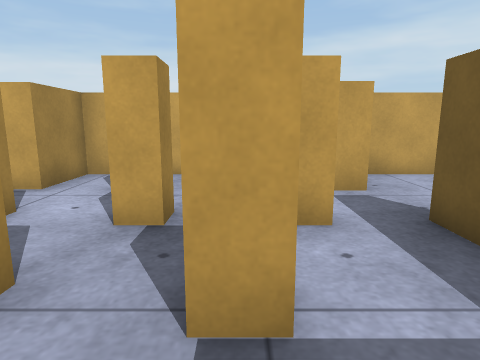
view 1 (above)

20 first-person views from a walk through a scene from a Unity 3-D project. The camera is 0.59 m above the floor, tilts 10° down and sees 75° across. The floor is counted in squares, 0.5 m on a side. Each view is taken from the middle of a square. On the plan, view 1 faces up. The plan holds only what a view shows up to about 13 squares ahead; the rest is blank. The player is left out. Surface patterns are stand-ins for the level's own textures.

view 2
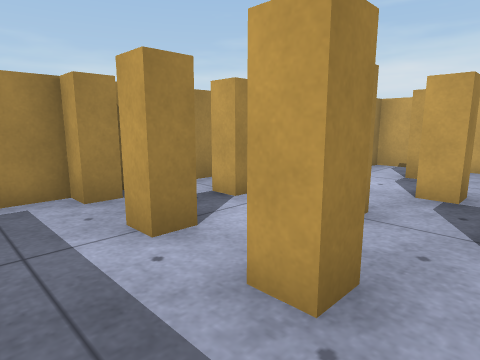

view 3
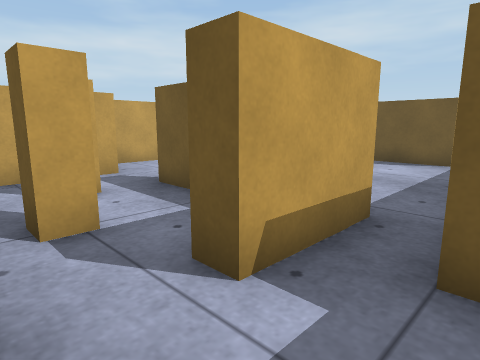

view 4
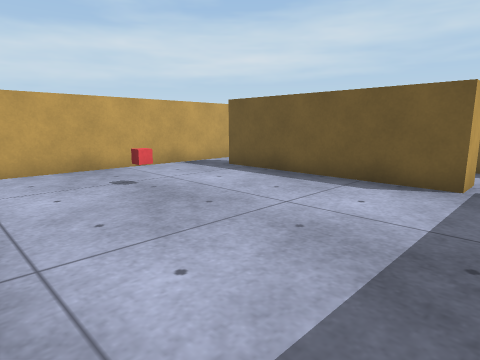

view 5
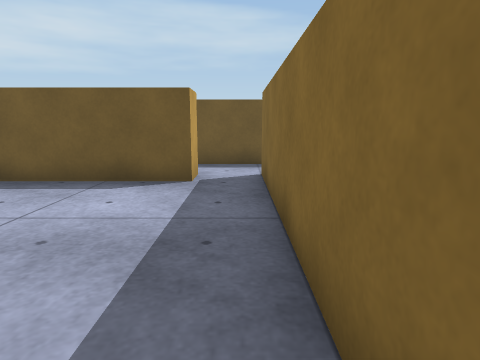

view 6
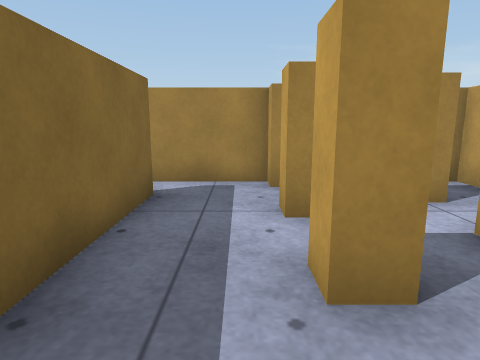

view 7
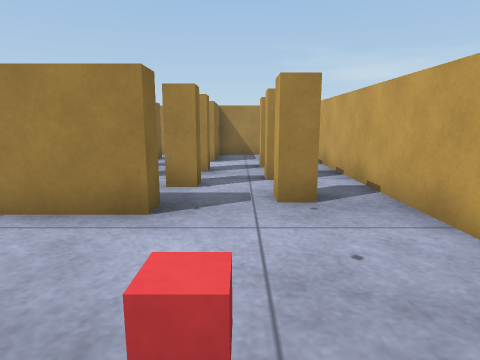

view 8
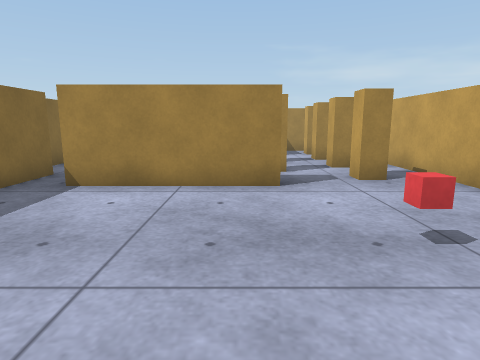

view 9
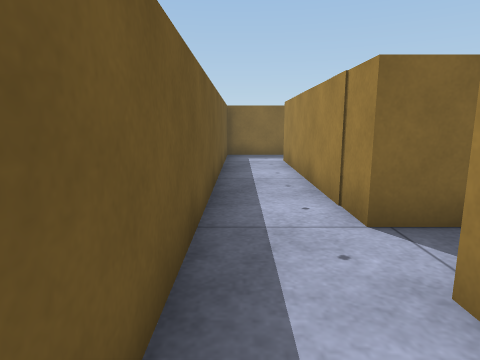

view 10
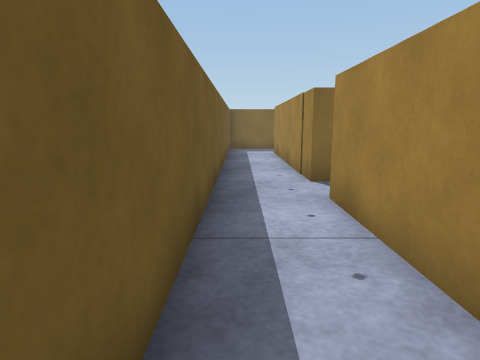

view 11
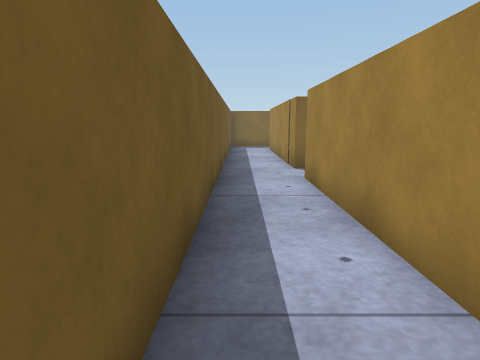

view 12
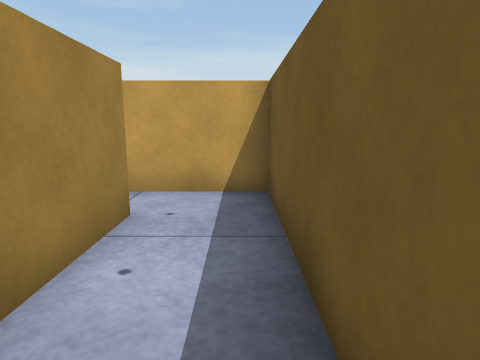

view 13
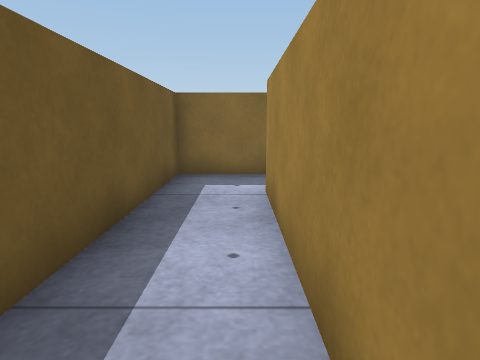

view 14
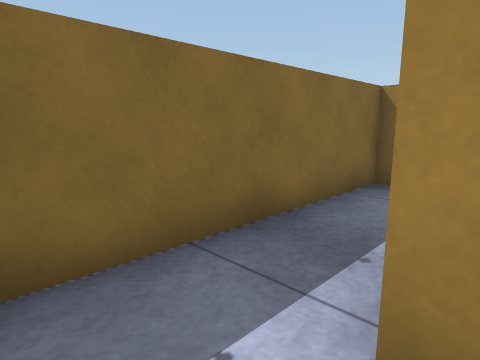

view 15
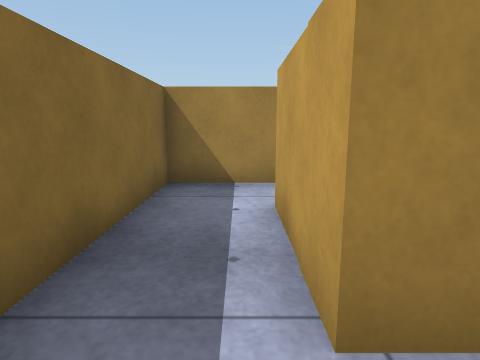

view 16
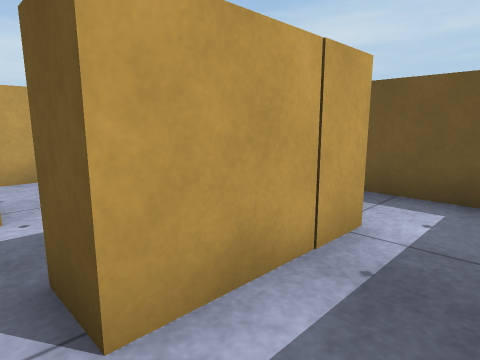

view 17
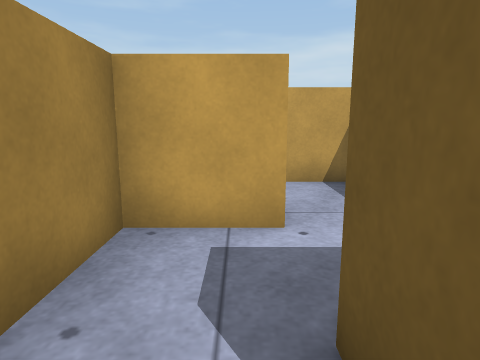

view 18
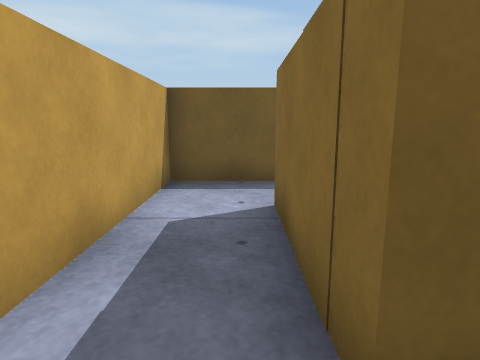

view 19
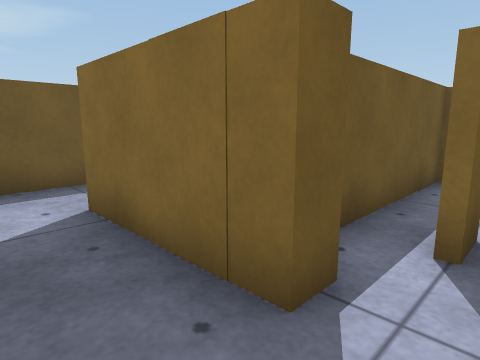

view 20
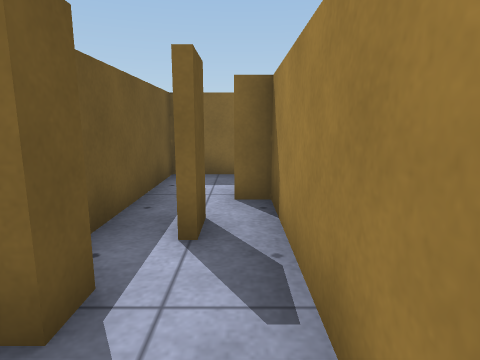

### Floor plan
Points are (right, up) in squares from view 1. A wall is a line through its corners. A room is listed if a view was taken in it or the views show most of it. See-through windows are left out.
Room 1 (views 1, 2, 3, 4, 5, 6, 7, 8)
walls: (2.4, 2.6) (2.4, 3.8) (3, 3.8) (3, -0.4) (0.6, -0.4) (0.6, 0.2); (2.3, 6.2) (2.3, 5.6) (1.6, 5.6); (0.5, 4.2) (1.1, 4.2) (1.1, 3.6) (0.6, 3.6); (0.4, 1.6) (-0.3, 1.6) (-0.3, 2.2); (0.3, 6.1) (0.3, 5.6) (-0.4, 5.6); (1.5, -1.5) (10.5, -1.5); (-1.5, 4.2) (-0.9, 4.2) (-0.9, 3.6) (-1.6, 3.6); (-0.9, 0.2) (-0.9, -0.4) (-1.6, -0.4); (-1.7, 6) (-1.7, 5.6) (-2.4, 5.6); (10.5, 0) (9.5, 0) (9.5, 6.1); (-2.9, 0.2) (-2.9, -0.4) (-3.5, -0.4); (10.5, 7.5) (-3.7, 7.5) (-3.7, 5.6); (-4.4, 2.2) (-3.7, 2.2) (-3.7, 1.6) (-4.4, 1.6); (-4.9, 3.6) (-5.5, 3.6) (-5.5, 0.4); (-4.9, 0.2) (-4.9, -0.4) (-5.5, -0.4) (-5.5, -2.9); (-4.4, -2.5) (0, -2.5)
ways out: opening at (10, -0.5) to room 2; opening at (10, 7) to room 2; opening at (-4, 5)
objects: red cube (6, 5)
Room 2 (views 9, 10, 11, 12, 13, 14, 15, 16, 17)
walls: (10.5, -1.5) (10.5, -8.5) (7.5, -8.5); (5.6, -8.5) (5.6, -10.5) (12.5, -10.5) (12.5, 7.5) (10.5, 7.5); (10.5, 6.1) (10.5, 0)
ways out: opening at (10, -0.5) to room 1; opening at (10, 7) to room 1; opening at (7, -8) to room 3
Room 3 (views 18, 19, 20)
walls: (7.6, -5.5) (5.6, -5.5) (5.6, -8.5); (4.1, -5.1) (4.1, -4.5) (7.6, -4.5); (2.5, -3.5) (2.5, -7.9) (3.1, -7.9); (9.5, -5.2) (9.5, -2.5) (4.8, -2.5); (3.4, -7) (3.4, -6); (7.5, -8.5) (7.5, -7.4); (4.6, -10.5) (4.6, -6.2)
ways out: opening at (7, -8) to room 2

Positions as (right, up) in squares from view 1, and headings:
1: (0, 0), facing up
2: (0, -2), facing up-left
3: (-1, -2), facing up-right
4: (3, -1), facing up-right
5: (3, -1), facing right
6: (1, -1), facing left
7: (7, 5), facing left
8: (9, 3), facing left
9: (12, 2), facing down
10: (12, 5), facing down
11: (12, 7), facing down
12: (12, 2), facing up
13: (11, -3), facing down
14: (12, -8), facing down-left
15: (12, -9), facing left
16: (7, -10), facing up-right
17: (7, -9), facing up
18: (3, -4), facing right
19: (3, -3), facing down-right
20: (3, -3), facing down
